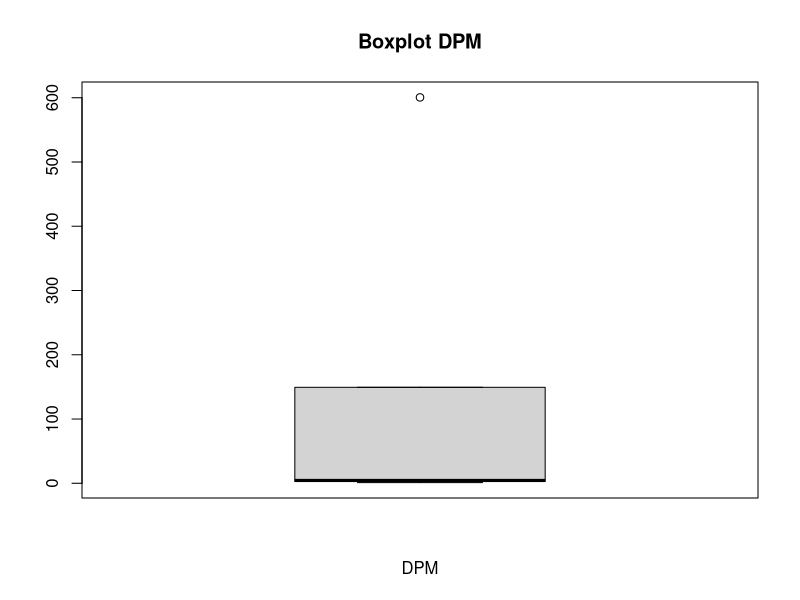
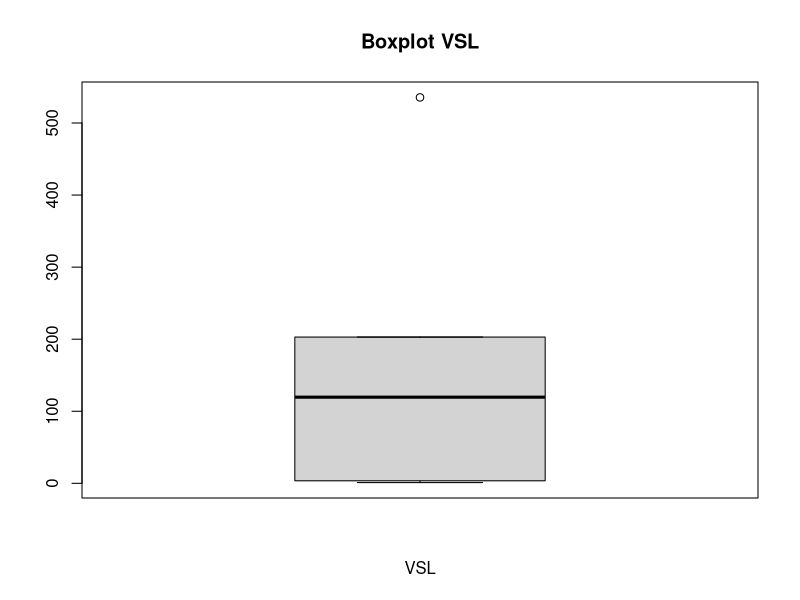
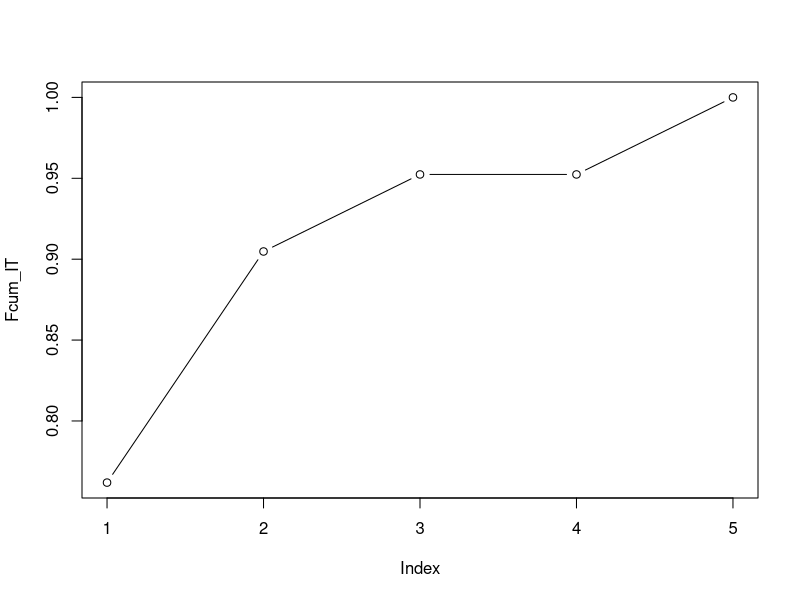
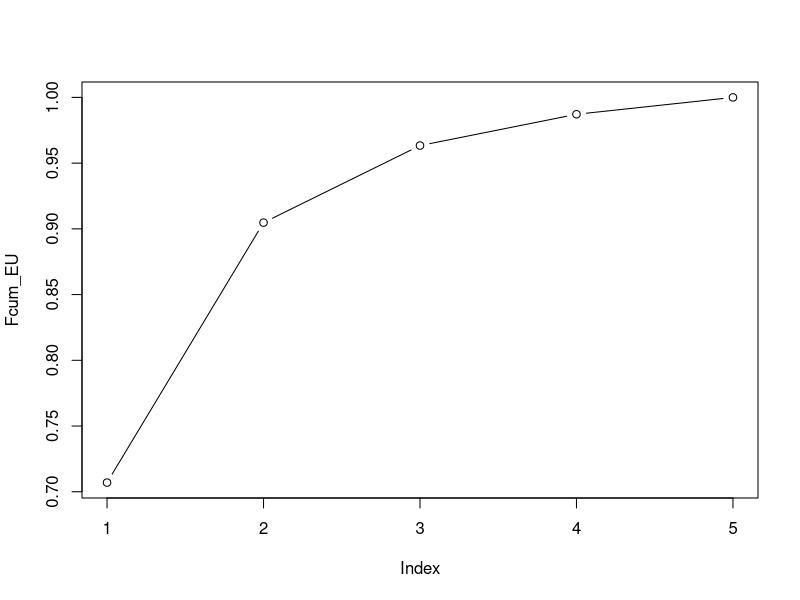
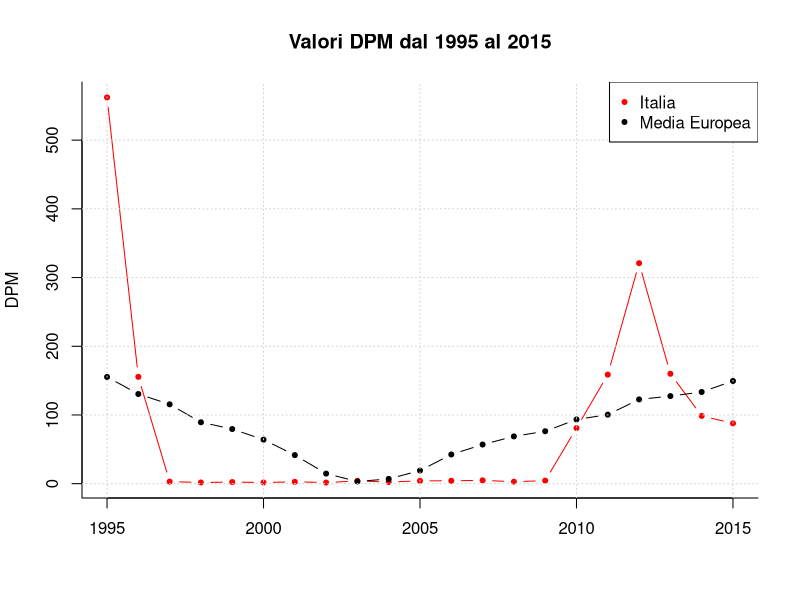
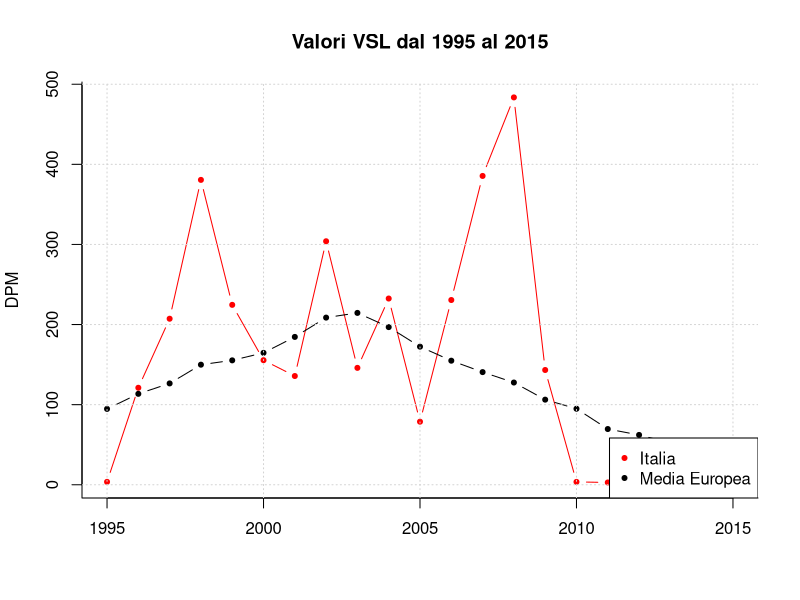
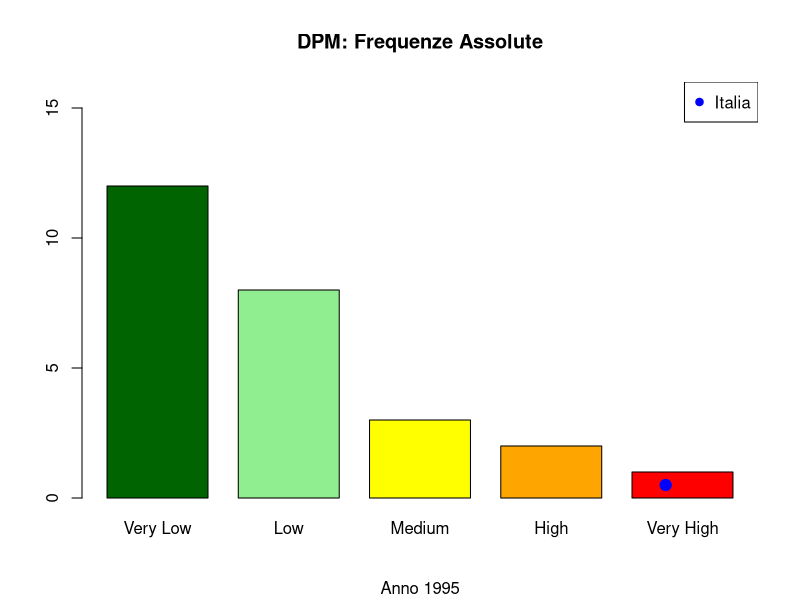
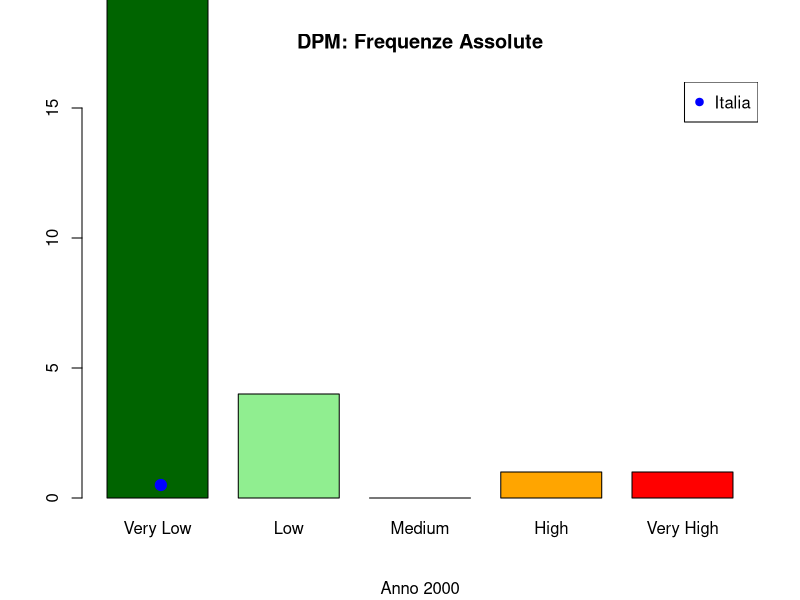

R code for these plots, in order:
#install.packages('xlsx')
#library(xlsx)
install.packages('readxl')
library(readxl)

#---- CARICO I DATASET ----

#pathGitProject_Gio = "C:/Users/user/Desktop/Magistrale/Statistica e Analisi dei Dati/SAD_Project"
#setwd(pathGitProject_Gio)

pathGitProject_Ciro = "C:/Users/UTENTE/git/SAD_Project"
setwd(pathGitProject_Ciro)

mydata = read_xlsx('./Datasets/European-Country/Complete_Dataset.xlsx', 1)
data = as.matrix(mydata)

mydata15 = read_xlsx('./Datasets/European-Country/less15.xlsx', 1)
data15 = as.matrix(mydata15)

mydataComp = read_xlsx('./Datasets/European-Country/15-64.xlsx', 1)
dataComp = as.matrix(mydataComp)

mydata64 = read_xlsx('./Datasets/European-Country/64.xlsx', 1)
data64 = as.matrix(mydata64)

#---- DAI DATASET COSTRUISCO LE MATRICI ----

# IDEA: RIMOSSI ANNI PRIMA DEL 95 E DOPO IL 2014

# CREO MATRICI CON I DATI

dataset = matrix(data[,-1],nrow=26) # nrow = 27 quando aggiungiamo Cipro
dataset = matrix( as.double(dataset) , nrow=26) # idem

dataset15 = matrix(data[,-1],nrow=26) # nrow = 27 quando aggiungiamo Cipro
dataset15 = matrix( as.double(dataset) , nrow=26) # idem

datasetComp = matrix(data[,-1],nrow=26) # nrow = 27 quando aggiungiamo Cipro
datasetComp = matrix( as.double(dataset) , nrow=26) # idem

dataset64 = matrix(data[,-1],nrow=26) # nrow = 27 quando aggiungiamo Cipro
dataset64 = matrix( as.double(dataset) , nrow=26) # idem

# RIMUOVO ANNI CHE NON MI INTERESSANO

dataset=dataset[,-(1:10)]
dataset=dataset[,-(43:50)]

dataset15=dataset15[,-(1:10)]
dataset15=dataset15[,-(43:50)]

datasetComp=datasetComp[,-(1:10)]
datasetComp=datasetComp[,-(43:50)]

dataset64=dataset64[,-(1:10)]
dataset64=dataset64[,-(43:50)]

# ASSEGNO NOMI ALLE RIGHE

countries = c("Austria", "Belgio", "Bulgaria", "Croazia", "Danimarca", "Estonia", "Finlandia", "Francia", "Germania",
              "Grecia", "Ungheria", "Irlanda", "Italia", "Lettonia", "Lituania", "Lussemburgo", "Malta", "Paesi Bassi", "Polonia",
              "Portogallo", "Repubblica Ceca", "Romania", "Slovacchia", "Slovenia", "Spagna", "Svezia")
rownames(dataset) = countries
rownames(dataset15) = countries
rownames(datasetComp) = countries
rownames(dataset64) = countries

# DEFINISCO LE COLONNE PER CREARE DUE DATASET SEPARATI, UNO PER DPM E UNO PER VSL

D_Index = seq(1,42, by=2) # DEFINISCO GLI INDICI DELLE COLONNE PER OGNI VARIABILE
V_Index = seq(2,42, by=2) # D sta per Death, V per Value

D_dataset = dataset[, D_Index]
V_dataset = dataset[, V_Index]

D_dataset15 = dataset15[, D_Index]
V_dataset15 = dataset15[, V_Index]

D_datasetComp = datasetComp[, D_Index]
V_datasetComp = datasetComp[, V_Index]

D_dataset64 = dataset64[, D_Index]
V_dataset64 = dataset64[, V_Index]

years = seq(1995,2015)
colnames(D_dataset) = years
colnames(V_dataset) = years

colnames(D_dataset15) = years
colnames(V_dataset15) = years

colnames(D_datasetComp) = years
colnames(V_datasetComp) = years

colnames(D_dataset64) = years
colnames(V_dataset64) = years

#---- CALCOLO INDICI CENTRALITÀ e DISPERSIONE ----

D_min = min(D_dataset)
V_min = min(V_dataset)

D_max = max(D_dataset)
V_max = max(V_dataset)

D_mean = mean(D_dataset)
V_mean = mean(V_dataset)

D_median = median(D_dataset)
V_median = median(V_dataset)

# D_summary = summary(D_dataset)
# V_summary = summary(V_dataset)

resumeCentralità = rbind(c(D_min,D_max,D_mean,D_median),c(V_min,V_max,V_mean,V_median))
colnames(resumeCentralità) = c("MIN", "MAX", "MEAN", "MEDIAN")
rownames(resumeCentralità) = c("DPM","VSL")
View(resumeCentralità)

# Campo di Variazione: sensibile ai soli valori estremi, non tenendo conto del numero di osservaz
D_cdv = D_max - D_min
V_cdv = V_max - V_min

# Differenza interquartilica: meno sensibile a val estremi
D_diffInterq = unname(quantile(sort(D_dataset), probs = 0.75)) - unname(quantile(sort(D_dataset), probs = 0.25))
V_diffInterq = unname(quantile(sort(V_dataset), probs = 0.75)) - unname(quantile(sort(V_dataset), probs = 0.25))

# Varianza per tutto dataset
D_var = var(as.vector(D_dataset))
V_var = var(as.vector(V_dataset))

# Varianza per colonne
# D_var = var(D_dataset)
# V_var = var(V_dataset)

# Varianza per righe
D_var_righe = apply(D_dataset, 1, var)
V_var_righe = apply(V_dataset, 1, var)

# Varianza per colonne
D_var_colonne = apply(D_dataset, 2, var)
V_var_colonne = apply(V_dataset, 2, var)

# Deviazione Standard totale: valore differisce dalla media aritmetica dei valori, in media quadratica di: x
D_sd = sd(D_dataset)
V_sd = sd(V_dataset)

resumeDispersione = rbind(c(D_var,D_sd),c(V_var,V_sd))
colnames(resumeDispersione) = c("VAR", "SD")
rownames(resumeDispersione) = c("DPM","VSL")
View(resumeDispersione)

# CV

cv <- function (data){
  sd(data)/abs(mean(data))
}

cv(D_dataset["Italia",])
cv(D_dataset)

cv(V_dataset["Italia",])
cv(V_dataset)

#---- QUARTILI ----
D_quantile = quantile(sort(D_dataset))
V_quantile = quantile(sort(V_dataset))

boxplot(D_quantile, main="Boxplot DPM", xlab="DPM")
boxplot(V_quantile, main="Boxplot VSL", xlab="VSL")

#---- FdDC - Funzione di Distribuzione Empirica Continua ITALIA ----
min_D_It <- min(D_dataset["Italia",])
max_D_It <- max(D_dataset["Italia",])
classi_D_IT = c(min_D_It, min_D_It+(max_D_It-min_D_It)/5, min_D_It+2*(max_D_It-min_D_It)/5, 
                min_D_It+3*(max_D_It-min_D_It)/5, min_D_It+4*(max_D_It-min_D_It)/5, max_D_It)

freqrel_IT <- table(D_dataset["Italia",])/length(D_dataset["Italia",])

freqrel_D_IT <- table(cut(D_dataset["Italia",], breaks = classi_D_IT, right=FALSE))/length(D_dataset["Italia",])

Fcum_IT <- cumsum(freqrel_D_IT)

Fcum_IT[5] = Fcum_IT[5] + freqrel_IT[length(freqrel_D_IT)]

plot(Fcum_IT, type="b")

#---- FdDC - Funzione di Distribuzione Empirica Continua UNIONE EUROPEA ----
min_D_EU <- min(D_dataset)
max_D_EU <- max(D_dataset)
classi_D_EU = c(min_D_EU, min_D_EU+(max_D_EU-min_D_EU)/5, min_D_EU+2*(max_D_EU-min_D_EU)/5, 
                min_D_EU+3*(max_D_EU-min_D_EU)/5, min_D_EU+4*(max_D_EU-min_D_EU)/5, max_D_EU)

freqrel_EU <- table(D_dataset)/length(D_dataset)

freqrel_D_EU <- table(cut(D_dataset, breaks = classi_D_EU, right=FALSE))/length(D_dataset)

Fcum_EU <- cumsum(freqrel_D_EU)

Fcum_EU[5] = Fcum_EU[5] + freqrel_EU[length(freqrel_D_EU)]

plot(Fcum_EU, type="b")

#---- fare FdDC per VSL ----



#---- DEFINISCO SERIE TEMPORALI, SEPARATAMENTE ITALIA ED EUROPA ----

#DPM
serieD_IT = ts(D_dataset["Italia",])
serieD_EU = ts(apply(D_dataset,2,mean))
serieD = data.frame(serieD_IT, serieD_EU)
serieD = ts(serieD, start = 1995, frequency = 1)
plot.ts(serieD, plot.type = "single", col = c("red", "black"), xlab="", ylab="DPM",
        main="Valori DPM dal 1995 al 2015", type="b", pch=20, bty="l")
grid()
legend("topright",c("Italia","Media Europea"),pch=c(20,20),col=c("red","black"))

#VSL
serieV_IT = ts(V_dataset["Italia",])
serieV_EU = ts(apply(V_dataset,2,mean))
serieV = data.frame(serieV_IT, serieV_EU)
serieV = ts(serieV, start = 1995, frequency = 1)
plot.ts(serieV, plot.type = "single", col = c("red", "black"), xlab="", ylab="DPM",
        main="Valori VSL dal 1995 al 2015", type="b", pch=20, bty="l")
grid()
legend("bottomright",c("Italia","Media Europea"),pch=c(20,20),col=c("red","black"))

#---- DEFINISCO LE CLASSI ----

#CREO LE SUDDIVISIONI
labels_classi = c("Very Low", "Low", "Medium", "High", "Very High")
classi_D = c(D_min, D_min+(D_max-D_min)/5, D_min+2*(D_max-D_min)/5, 
             D_min+3*(D_max-D_min)/5, D_min+4*(D_max-D_min)/5, D_max)
classi_V = c(V_min, V_min+(V_max-V_min)/5, V_min+2*(V_max-V_min)/5, 
             V_min+3*(V_max-V_min)/5, V_min+4*(V_max-V_min)/5, V_max)

#PER OGNI INTERVALLO (A STEP DI 5 ANNI) CREO LE CLASSI
classi_D_1995 = cut(D_dataset[,1], breaks=classi_D, labels=labels_classi)
classi_D_2000 = cut(D_dataset[,6], breaks=classi_D, labels=labels_classi)
classi_D_2005 = cut(D_dataset[,11], breaks=classi_D, labels=labels_classi)
#classi_D_2005 già lo abbiamo per il secondo slot temporale
classi_D_2010 = cut(D_dataset[,16], breaks=classi_D, labels=labels_classi)
classi_D_2015 = cut(D_dataset[,21], breaks=classi_D, labels=labels_classi)

classi_V_1995 = cut(V_dataset[,1], breaks=classi_V, labels=labels_classi)
classi_V_2000 = cut(V_dataset[,6], breaks=classi_V, labels=labels_classi)
classi_V_2005 = cut(V_dataset[,11], breaks=classi_V, labels=labels_classi)
#classi_V_2005 già lo abbiamo per il secondo slot temporale
classi_V_2010 = cut(V_dataset[,16], breaks=classi_V, labels=labels_classi)
classi_V_2015 = cut(V_dataset[,21], breaks=classi_V, labels=labels_classi)

#---- DISEGNO I BARPLOT (GRAFICI DI FREQUENZA) ----

#getX la uso semplicemente per definire le coordinate del pallino "Italia" (vedi il plot sottostante)
getX = function(ds, i, classi){
  if(cut(ds["Italia",i], breaks=classi, labels=labels_classi) == "Very Low") return(1)
  else if(cut(ds["Italia",i], breaks=classi, labels=labels_classi) == "Low") return(2.5)
  else if(cut(ds["Italia",i], breaks=classi, labels=labels_classi) == "Medium") return(4)
  else if(cut(ds["Italia",i], breaks=classi, labels=labels_classi) == "High") return(5.5)
  else if(cut(ds["Italia",i], breaks=classi, labels=labels_classi) == "Very High") return(7)
}

#DPM
barplot(table(classi_D_1995), col=c("darkgreen", "lightgreen", "yellow", "orange", "red"), main="DPM: Frequenze Assolute",
        sub="Anno 1995", ylim=c(0,16), space=0.3, width=1.2)
points(getX(D_dataset,1,classi_D),0.5,col="blue",pch=19, cex=1.5)
legend("topright", pch=19, col="blue", legend="Italia")

barplot(table(classi_D_2000), col=c("darkgreen", "lightgreen", "yellow", "orange", "red"), main="DPM: Frequenze Assolute",
        sub="Anno 2000", ylim=c(0,16), space=0.3, width=1.2)
points(getX(D_dataset,6,classi_D),0.5,col="blue",pch=19, cex=1.5)
legend("topright", pch=19, col="blue", legend="Italia")

barplot(table(classi_D_2005), col=c("darkgreen", "lightgreen", "yellow", "orange", "red"), main="DPM: Frequenze Assolute",
        sub="Anno 2005", ylim=c(0,16), space=0.3, width=1.2)
points(getX(D_dataset,11,classi_D),0.5,col="blue",pch=19, cex=1.5)
legend("topright", pch=19, col="blue", legend="Italia")

barplot(table(classi_D_2010), col=c("darkgreen", "lightgreen", "yellow", "orange", "red"), main="DPM: Frequenze Assolute",
        sub="Anno 2010", ylim=c(0,16), space=0.3, width=1.2)
points(getX(D_dataset,16,classi_D),0.5,col="blue",pch=19, cex=1.5)
legend("topright", pch=19, col="blue", legend="Italia")

barplot(table(classi_D_2015), col=c("darkgreen", "lightgreen", "yellow", "orange", "red"), main="DPM: Frequenze Assolute",
        sub="Anno 2015", ylim=c(0,16), space=0.3, width=1.2)
points(getX(D_dataset,21,classi_D),0.5,col="blue",pch=19, cex=1.5)
legend("topright", pch=19, col="blue", legend="Italia")

#VSL
barplot(table(classi_V_1995), col=c("darkgreen", "lightgreen", "yellow", "orange", "red"), main="VSL: Frequenze Assolute",
        sub="Anno 1995", ylim=c(0,16), space=0.3, width=1.2)
points(getX(V_dataset,1,classi_V),0.5,col="blue",pch=19, cex=1.5)
legend("topright", pch=19, col="blue", legend="Italia")

barplot(table(classi_V_2000), col=c("darkgreen", "lightgreen", "yellow", "orange", "red"), main="VSL: Frequenze Assolute",
        sub="Anno 2000", ylim=c(0,16), space=0.3, width=1.2)
points(getX(V_dataset,6,classi_V),0.5,col="blue",pch=19, cex=1.5)
legend("topright", pch=19, col="blue", legend="Italia")

barplot(table(classi_V_2005), col=c("darkgreen", "lightgreen", "yellow", "orange", "red"), main="VSL: Frequenze Assolute",
        sub="Anno 2005", ylim=c(0,16), space=0.3, width=1.2)
points(getX(V_dataset,11,classi_V),0.5,col="blue",pch=19, cex=1.5)
legend("topright", pch=19, col="blue", legend="Italia")

barplot(table(classi_V_2010), col=c("darkgreen", "lightgreen", "yellow", "orange", "red"), main="VSL: Frequenze Assolute",
        sub="Anno 2010", ylim=c(0,16), space=0.3, width=1.2)
points(getX(V_dataset,16,classi_V),0.5,col="blue",pch=19, cex=1.5)
legend("topright", pch=19, col="blue", legend="Italia")

barplot(table(classi_V_2015), col=c("darkgreen", "lightgreen", "yellow", "orange", "red"), main="VSL: Frequenze Assolute",
        sub="Anno 2015", ylim=c(0,16), space=0.3, width=1.2)
points(getX(V_dataset,21,classi_V),0.5,col="blue",pch=19, cex=1.5)
legend("topright", pch=19, col="blue", legend="Italia")

#---- GRAFICO A BARRE SOVRAPPOSTE ----
install.packages("ggplot2")
library(ggplot2)

#1995-2004
anni=1995:2004
classi=rep(c("<15",">15 & <64",">64"),10)
DPM=cbind(apply(D_dataset15[,1:10],2,mean),
            apply(D_datasetComp[,1:10],2,mean),apply(D_dataset64[,1:10],2,mean))
DPM=c(t(DPM))
df=data.frame(anni, classi, DPM)
ggplot(df, aes(fill=classi, y=DPM, x=anni)) + 
  geom_bar(position="dodge", stat="identity", width=0.8,
           alpha=0.7, colour="black") + 
  ggtitle("Grafico delle Frequenze","DPM per Classi di Età (1995 - 2004)") + 
  theme(panel.background = element_blank(), axis.line = element_line(colour = "black"))

#labs(title = "MAIN TITLE", x = "X-AXIS TITLE", y = "Y-AXIS TITLE")

#2005-2014
anni=2005:2014
classi=rep(c("<15",">15 & <64",">64"),10)
DPM=cbind(apply(D_dataset15[,11:20],2,mean),
          apply(D_datasetComp[,11:20],2,mean),apply(D_dataset64[,11:20],2,mean))
DPM=c(t(DPM))
df=data.frame(anni, classi, DPM)
ggplot(df, aes(fill=classi, y=DPM, x=anni)) + 
  geom_bar(position="dodge", stat="identity", width=0.8,
           alpha=0.7, colour="black") + 
  ggtitle("Grafico delle Frequenze","DPM per Classi di Età (2005 - 2014)") + 
  theme(panel.background = element_blank(), axis.line = element_line(colour = "black"))

#2015-2019
anni=2005:2014
classi=rep(c("<15",">15 & <64",">64"),10)
DPM=cbind(apply(D_dataset15[,11:20],2,mean),
          apply(D_datasetComp[,11:20],2,mean),apply(D_dataset64[,11:20],2,mean))
DPM=c(t(DPM))
df=data.frame(anni, classi, DPM)
ggplot(df, aes(fill=classi, y=DPM, x=anni)) + 
  geom_bar(position="dodge", stat="identity", width=0.8,
           alpha=0.7, colour="black") + 
  ggtitle("Grafico delle Frequenze","DPM per Classi di Età (2005 - 2014)") + 
  theme(panel.background = element_blank(), axis.line = element_line(colour = "black"))

#Per il VSL

#1995-2004
anni=1995:2004
classi=rep(c("<15",">15 & <64",">64"),10)
VSL=cbind(apply(V_dataset15[,1:10],2,mean),
          apply(V_datasetComp[,1:10],2,mean),apply(V_dataset64[,1:10],2,mean))
VSL=c(t(VSL))
df=data.frame(anni, classi, VSL)
ggplot(df, aes(fill=classi, y=VSL, x=anni)) + 
  geom_bar(position="dodge", stat="identity", width=0.8,
           alpha=0.7, colour="black") + 
  ggtitle("Grafico delle Frequenze","VSL per Classi di Età (1995 - 2004)") + 
  theme(panel.background = element_blank(), axis.line = element_line(colour = "black")) + 
  scale_fill_manual(values = c("<15" = "lightgreen", ">15 & <64" = "orange", ">64" = "red"))

#2005-2014
anni=2005:2014
classi=rep(c("<15",">15 & <64",">64"),10)
VSL=cbind(apply(V_dataset15[,1:10],2,mean),
          apply(V_datasetComp[,1:10],2,mean),apply(V_dataset64[,1:10],2,mean))
VSL=c(t(VSL))
df=data.frame(anni, classi, VSL)
ggplot(df, aes(fill=classi, y=VSL, x=anni)) + 
  geom_bar(position="dodge", stat="identity", width=0.8,
           alpha=0.7, colour="black") + 
  ggtitle("Grafico delle Frequenze","VSL per Classi di Età (2005 - 2014)") + 
  theme(panel.background = element_blank(), axis.line = element_line(colour = "black"))
